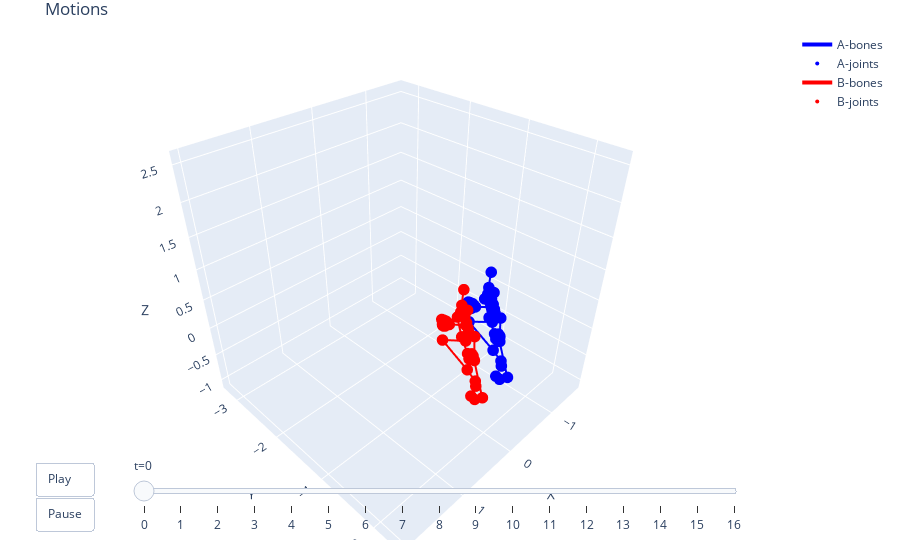

Here is the notebook cell this chart was saved with:
### Code cell
import numpy as np
import plotly.graph_objects as go

class MultiSkeleton3DAnimator:
    """
    Overlay multiple animated skeletons in ONE Plotly figure.

    Usage:
      anim = MultiSkeleton3DAnimator(fps=30)
      anim.add_sequence(X1, edges=edges, color="blue", name="A")
      anim.add_sequence(X2, edges=edges, color="red",  name="B")
      anim.fig.show()
    """

    def __init__(self, fps=30, marker_size=4, axis_pad_ratio=0.05, title="3D Multi-Skeleton Animation"):
        self.fps = fps
        self.marker_size = marker_size
        self.axis_pad_ratio = axis_pad_ratio
        self.title = title

        self.seqs = []   # list of dicts: {"X":..., "edges":..., "color":..., "name":...}
        self.fig = go.Figure(
            layout=go.Layout(
                title=title,
                scene=dict(
                    aspectmode="cube",  # equal x/y/z
                    xaxis=dict(autorange=False, title="X"),
                    yaxis=dict(autorange=False, title="Y"),
                    zaxis=dict(autorange=False, title="Z"),
                ),
                uirevision="fixed",  # keep camera stable
            )
        )
        self._init_controls()

    def _init_controls(self):
        frame_duration_ms = int(1000 / max(self.fps, 1))
        self.fig.update_layout(
            updatemenus=[
                dict(
                    type="buttons",
                    showactive=False,
                    x=0.02, y=0.02,
                    xanchor="left", yanchor="bottom",
                    buttons=[
                        dict(
                            label="Play",
                            method="animate",
                            args=[
                                None,
                                dict(
                                    frame=dict(duration=frame_duration_ms, redraw=True),
                                    transition=dict(duration=0),
                                    fromcurrent=True,
                                ),
                            ],
                        ),
                        dict(
                            label="Pause",
                            method="animate",
                            args=[
                                [None],
                                dict(
                                    frame=dict(duration=0, redraw=False),
                                    transition=dict(duration=0),
                                    mode="immediate",
                                ),
                            ],
                        ),
                    ],
                )
            ],
            sliders=[],
        )

    @staticmethod
    def _bones_xyz(frame_xyz, edges):
        if not edges:
            return [], [], []
        xb, yb, zb = [], [], []
        for a, b in edges:
            xb += [frame_xyz[a, 0], frame_xyz[b, 0], None]
            yb += [frame_xyz[a, 1], frame_xyz[b, 1], None]
            zb += [frame_xyz[a, 2], frame_xyz[b, 2], None]
        return xb, yb, zb

    def _recompute_scene_ranges(self):
        # fixed ranges from ALL sequences combined (prevents “shrinking”)
        if not self.seqs:
            return

        all_xyz = np.concatenate([s["X"].reshape(-1, 3) for s in self.seqs], axis=0)
        mins = np.nanmin(all_xyz, axis=0)
        maxs = np.nanmax(all_xyz, axis=0)
        center = (mins + maxs) / 2.0
        spans = (maxs - mins)
        max_span = float(np.nanmax(spans))

        pad = max_span * self.axis_pad_ratio
        half = max_span / 2.0 + pad

        xr = [center[0] - half, center[0] + half]
        yr = [center[1] - half, center[1] + half]
        zr = [center[2] - half, center[2] + half]

        self.fig.update_layout(
            scene=dict(
                xaxis=dict(range=xr, autorange=False),
                yaxis=dict(range=yr, autorange=False),
                zaxis=dict(range=zr, autorange=False),
                aspectmode="cube",
            )
        )

    def _rebuild_animation(self):
        """
        Rebuild frames so that every frame updates ALL skeleton traces.
        Trace layout per sequence:
          - bones trace
          - joints trace
        """
        if not self.seqs:
            return

        # Total number of frames = max T across sequences
        T_max = max(s["X"].shape[0] for s in self.seqs)

        frames = []
        for t in range(T_max):
            frame_data = []
            for s in self.seqs:
                X = s["X"]
                edges = s["edges"]

                t_eff = min(t, X.shape[0] - 1)  # hold last frame if shorter
                ft = X[t_eff]

                xb, yb, zb = self._bones_xyz(ft, edges)

                # IMPORTANT: must match trace order in fig.data
                frame_data.append(go.Scatter3d(x=xb, y=yb, z=zb))
                frame_data.append(go.Scatter3d(x=ft[:, 0], y=ft[:, 1], z=ft[:, 2]))

            frames.append(go.Frame(name=str(t), data=frame_data))

        self.fig.frames = tuple(frames)

        # Slider for new length
        slider = dict(
            x=0.15, y=0.02,
            xanchor="left", yanchor="bottom",
            len=0.8,
            currentvalue=dict(prefix="t="),
            steps=[
                dict(
                    method="animate",
                    label=str(t),
                    args=[
                        [str(t)],
                        dict(frame=dict(duration=0, redraw=True),
                             transition=dict(duration=0),
                             mode="immediate"),
                    ],
                )
                for t in range(T_max)
            ],
        )
        self.fig.update_layout(sliders=[slider])

    def add_sequence(self, X, edges=None, color="blue", name=None, line_width=4, marker_size=None):
        """
        Add another motion to overlay. Does NOT remove existing sequences.
        """
        X = np.asarray(X)
        assert X.ndim == 3 and X.shape[2] == 3, "X must be shape (T, J, 3)"
        edges = edges or []
        marker_size = marker_size if marker_size is not None else self.marker_size
        name = name or f"seq{len(self.seqs)}"

        self.seqs.append(dict(X=X, edges=edges, color=color, name=name, marker_size=marker_size, line_width=line_width))

        # Add two new traces (bones + joints) with initial pose (t=0)
        f0 = X[0]
        xb0, yb0, zb0 = self._bones_xyz(f0, edges)

        self.fig.add_trace(
            go.Scatter3d(
                x=xb0, y=yb0, z=zb0,
                mode="lines",
                line=dict(width=line_width, color=color),
                name=f"{name}-bones",
                showlegend=True,
            )
        )
        self.fig.add_trace(
            go.Scatter3d(
                x=f0[:, 0], y=f0[:, 1], z=f0[:, 2],
                mode="markers",
                marker=dict(size=marker_size, color=color),
                name=f"{name}-joints",
                showlegend=True,
            )
        )

        # Update fixed axes + rebuild frames for all sequences
        self._recompute_scene_ranges()
        self._rebuild_animation()

        return self.fig


# ---------------- Example ----------------
if __name__ == "__main__":

    joint_names = data['joint_names'].tolist()
    bones = data['bones'].tolist()
    edges = [[joint_names.index(b[0]), joint_names.index(b[1])] for b in bones]

    anim = MultiSkeleton3DAnimator(fps=30, title="Motions")
    print(data['joints_3d'].shape)
    anim.add_sequence(data['joints_3d'], edges=edges, color="blue", name="A")
    anim.add_sequence(data['joints_3d_unproj'] + np.array([0.5, 0.0, 0.0]), edges=edges, color="red",  name="B")

    # Increase figure size for better visibility
    anim.fig.update_layout(
    margin=dict(l=20, r=20, b=20, t=30),
)

    anim.fig.show()

### Figure 1 — Plotly figure (JSON) as saved in the notebook; plotly's stock layout.template omitted (floating-point values rounded to 4 significant figures; data arrays with more than 128 entries replaced by an {"elided": "..."} marker saying what was removed)
{"data": [{"line": {"color": "blue", "width": 4}, "mode": "lines", "name": "A-bones", "showlegend": true, "type": "scatter3d", "x": {"elided": "192 float values"}, "y": {"elided": "192 float values"}, "z": {"elided": "192 float values"}}, {"marker": {"color": "blue", "size": 4}, "mode": "markers", "name": "A-joints", "showlegend": true, "type": "scatter3d", "x": [-0.006468, -0.007375, -0.01013, -0.01382, -0.01849, -0.02178, -0.03007, 0.01622, 0.07785, 0.193, 0.1928, 0.1752, 0.1626, 0.1535, 0.1542, 0.1844, 0.157, 0.1424, 0.1473, 0.1921, 0.1612, 0.1445, 0.1505, 0.1963, 0.1704, 0.1566, 0.1615, 0.2026, 0.1814, 0.1753, 0.1819, -0.05196, -0.1108, -0.1208, -0.04607, -0.03661, -0.02941, -0.01727, -0.01148, -0.03718, -0.0089, 0.003023, -0.005715, -0.03321, -0.0016, 0.01095, 0.0001854, -0.02657, 0.0005057, 0.009086, -0.002106, -0.02152, 0.001781, 0.005801, -0.003869, 0.06045, 0.09652, 0.07738, 0.0871, 0.097, -0.06822, -0.0694, 0.04407, 0.03487, 0.02853], "y": [-0.03416, -0.05183, -0.07878, -0.1143, -0.1593, -0.1755, -0.1694, -0.1548, -0.149, 0.02249, 0.1252, 0.1237, 0.1271, 0.1438, 0.1609, 0.1452, 0.157, 0.1523, 0.1399, 0.1597, 0.1729, 0.1663, 0.1508, 0.1744, 0.1858, 0.1801, 0.1672, 0.1857, 0.1929, 0.1836, 0.1709, -0.1518, -0.1545, -0.1717, -0.3663, -0.3872, -0.4059, -0.4333, -0.4592, -0.4383, -0.4362, -0.4111, -0.3892, -0.4381, -0.4351, -0.4061, -0.3816, -0.4381, -0.4332, -0.4074, -0.3867, -0.4358, -0.4291, -0.4102, -0.3974, -0.01711, -0.3407, 0.05343, 0.1932, 0.2141, 0.01312, 0.03893, 0.2901, 0.1727, 0.1065], "z": [0.9416, 0.9952, 1.055, 1.121, 1.193, 1.252, 1.473, 1.185, 1.148, 1.022, 0.8321, 0.8055, 0.7834, 0.7589, 0.7379, 0.7598, 0.7629, 0.7857, 0.8048, 0.7664, 0.7706, 0.7969, 0.8188, 0.7745, 0.778, 0.8003, 0.8184, 0.7843, 0.795, 0.811, 0.8195, 1.182, 1.141, 0.8999, 0.8435, 0.8666, 0.8833, 0.8896, 0.8889, 0.8645, 0.8727, 0.876, 0.8734, 0.8476, 0.8569, 0.8616, 0.8593, 0.8304, 0.8364, 0.8388, 0.8369, 0.8172, 0.8207, 0.8244, 0.8257, 0.8555, 0.6975, 0.456, 0.3713, 0.3088, 0.8633, 0.5023, 0.1309, 0.01017, 0.01645]}, {"line": {"color": "red", "width": 4}, "mode": "lines", "name": "B-bones", "showlegend": true, "type": "scatter3d", "x": {"elided": "192 float values"}, "y": {"elided": "192 float values"}, "z": {"elided": "192 float values"}}, {"marker": {"color": "red", "size": 4}, "mode": "markers", "name": "B-joints", "showlegend": true, "type": "scatter3d", "x": [0.4935, 0.4926, 0.4899, 0.4862, 0.4815, 0.4782, 0.4699, 0.5162, 0.5779, 0.693, 0.6928, 0.6752, 0.6626, 0.6535, 0.6542, 0.6844, 0.657, 0.6424, 0.6473, 0.6921, 0.6612, 0.6445, 0.6505, 0.6963, 0.6704, 0.6566, 0.6615, 0.7026, 0.6814, 0.6753, 0.6819, 0.448, 0.3892, 0.3792, 0.4539, 0.4634, 0.4706, 0.4827, 0.4885, 0.4628, 0.4911, 0.503, 0.4943, 0.4668, 0.4984, 0.511, 0.5002, 0.4734, 0.5005, 0.5091, 0.4979, 0.4785, 0.5018, 0.5058, 0.4961, 0.5605, 0.5965, 0.5774, 0.5871, 0.597, 0.4318, 0.4306, 0.5441, 0.5349, 0.5285], "y": [-0.03416, -0.05182, -0.07878, -0.1143, -0.1593, -0.1755, -0.1694, -0.1548, -0.149, 0.02249, 0.1252, 0.1237, 0.1271, 0.1438, 0.1609, 0.1452, 0.157, 0.1523, 0.1399, 0.1597, 0.1729, 0.1663, 0.1508, 0.1744, 0.1858, 0.1801, 0.1672, 0.1857, 0.1929, 0.1836, 0.1709, -0.1518, -0.1545, -0.1717, -0.3663, -0.3872, -0.4059, -0.4333, -0.4592, -0.4383, -0.4362, -0.4111, -0.3892, -0.4381, -0.4351, -0.4061, -0.3816, -0.4381, -0.4332, -0.4074, -0.3867, -0.4358, -0.4291, -0.4102, -0.3974, -0.01711, -0.3407, 0.05343, 0.1932, 0.2141, 0.01312, 0.03893, 0.2901, 0.1727, 0.1065], "z": [0.9416, 0.9952, 1.055, 1.121, 1.193, 1.252, 1.473, 1.185, 1.148, 1.022, 0.8321, 0.8055, 0.7834, 0.7589, 0.7379, 0.7598, 0.7629, 0.7857, 0.8048, 0.7664, 0.7706, 0.7969, 0.8188, 0.7745, 0.778, 0.8003, 0.8184, 0.7843, 0.795, 0.811, 0.8195, 1.182, 1.141, 0.8999, 0.8435, 0.8666, 0.8833, 0.8896, 0.8889, 0.8645, 0.8727, 0.876, 0.8734, 0.8476, 0.8569, 0.8616, 0.8593, 0.8304, 0.8364, 0.8388, 0.8369, 0.8172, 0.8207, 0.8244, 0.8257, 0.8555, 0.6975, 0.456, 0.3713, 0.3088, 0.8633, 0.5023, 0.1309, 0.01017, 0.01645]}], "layout": {"margin": {"b": 20, "l": 20, "r": 20, "t": 30}, "scene": {"aspectmode": "cube", "xaxis": {"autorange": false, "range": [-1.73, 2.111], "title": {"text": "X"}}, "yaxis": {"autorange": false, "range": [-3.376, 0.4647], "title": {"text": "Y"}}, "zaxis": {"autorange": false, "range": [-1.167, 2.674], "title": {"text": "Z"}}}, "sliders": [{"currentvalue": {"prefix": "t="}, "len": 0.8, "steps": [{"args": [["0"], {"frame": {"duration": 0, "redraw": true}, "mode": "immediate", "transition": {"duration": 0}}], "label": "0", "method": "animate"}, {"args": [["1"], {"frame": {"duration": 0, "redraw": true}, "mode": "immediate", "transition": {"duration": 0}}], "label": "1", "method": "animate"}, {"args": [["2"], {"frame": {"duration": 0, "redraw": true}, "mode": "immediate", "transition": {"duration": 0}}], "label": "2", "method": "animate"}, {"args": [["3"], {"frame": {"duration": 0, "redraw": true}, "mode": "immediate", "transition": {"duration": 0}}], "label": "3", "method": "animate"}, {"args": [["4"], {"frame": {"duration": 0, "redraw": true}, "mode": "immediate", "transition": {"duration": 0}}], "label": "4", "method": "animate"}, {"args": [["5"], {"frame": {"duration": 0, "redraw": true}, "mode": "immediate", "transition": {"duration": 0}}], "label": "5", "method": "animate"}, {"args": [["6"], {"frame": {"duration": 0, "redraw": true}, "mode": "immediate", "transition": {"duration": 0}}], "label": "6", "method": "animate"}, {"args": [["7"], {"frame": {"duration": 0, "redraw": true}, "mode": "immediate", "transition": {"duration": 0}}], "label": "7", "method": "animate"}, {"args": [["8"], {"frame": {"duration": 0, "redraw": true}, "mode": "immediate", "transition": {"duration": 0}}], "label": "8", "method": "animate"}, {"args": [["9"], {"frame": {"duration": 0, "redraw": true}, "mode": "immediate", "transition": {"duration": 0}}], "label": "9", "method": "animate"}, {"args": [["10"], {"frame": {"duration": 0, "redraw": true}, "mode": "immediate", "transition": {"duration": 0}}], "label": "10", "method": "animate"}, {"args": [["11"], {"frame": {"duration": 0, "redraw": true}, "mode": "immediate", "transition": {"duration": 0}}], "label": "11", "method": "animate"}, {"args": [["12"], {"frame": {"duration": 0, "redraw": true}, "mode": "immediate", "transition": {"duration": 0}}], "label": "12", "method": "animate"}, {"args": [["13"], {"frame": {"duration": 0, "redraw": true}, "mode": "immediate", "transition": {"duration": 0}}], "label": "13", "method": "animate"}, {"args": [["14"], {"frame": {"duration": 0, "redraw": true}, "mode": "immediate", "transition": {"duration": 0}}], "label": "14", "method": "animate"}, {"args": [["15"], {"frame": {"duration": 0, "redraw": true}, "mode": "immediate", "transition": {"duration": 0}}], "label": "15", "method": "animate"}, {"args": [["16"], {"frame": {"duration": 0, "redraw": true}, "mode": "immediate", "transition": {"duration": 0}}], "label": "16", "method": "animate"}], "x": 0.15, "xanchor": "left", "y": 0.02, "yanchor": "bottom"}], "title": {"text": "Motions"}, "uirevision": "fixed", "updatemenus": [{"buttons": [{"args": [null, {"frame": {"duration": 33, "redraw": true}, "fromcurrent": true, "transition": {"duration": 0}}], "label": "Play", "method": "animate"}, {"args": [[null], {"frame": {"duration": 0, "redraw": false}, "mode": "immediate", "transition": {"duration": 0}}], "label": "Pause", "method": "animate"}], "showactive": false, "type": "buttons", "x": 0.02, "xanchor": "left", "y": 0.02, "yanchor": "bottom"}]}}
